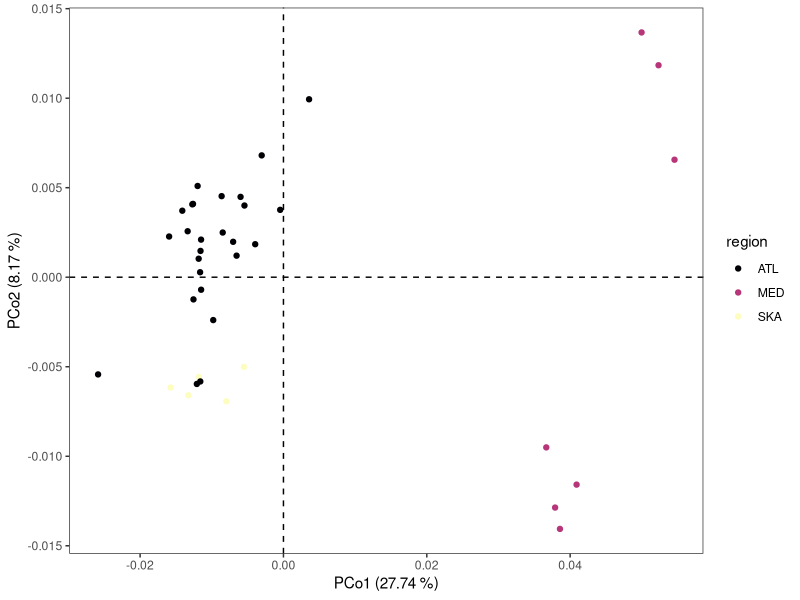
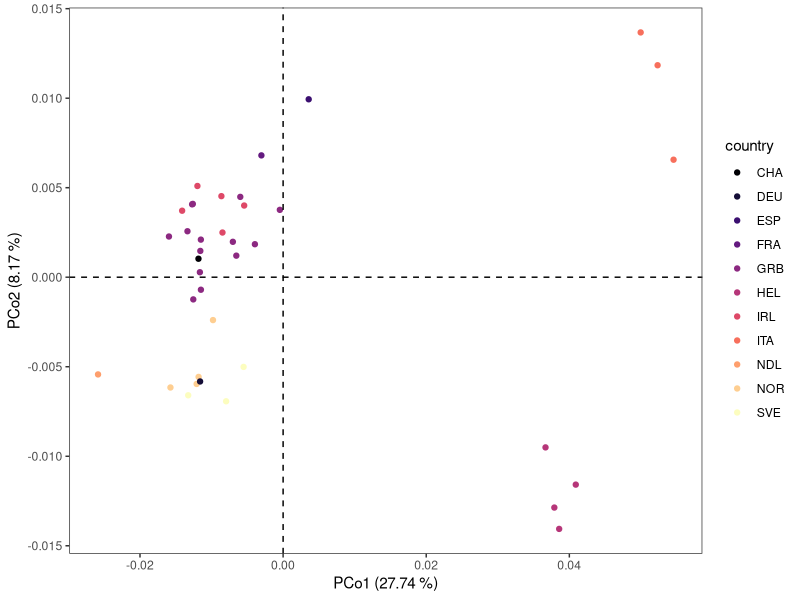

Source code (R) for these figures, in order: (Note: this script raises an error after producing the figures.)
library(tidyverse)

PCoA <- function(Fst){
	A <- -0.5 * Fst * Fst

	identity <- diag(ncol(A))
	ones <- rep(1,ncol(A))
	side <- identity - ones %*% t(ones) / ncol(A)

	Delta <- side %*% A %*% side

	Evalues <- eigen(Delta)$values
	print(Evalues)

	c <- abs(Evalues[length(Evalues)])
	print(c)
	c.mat <- matrix(rep(c,ncol(A)*ncol(A)),ncol=ncol(A))
	c.mat <- c.mat - c*diag(ncol(A))

	Fst.corr <- sqrt(Fst * Fst + 2*c.mat)
	A <- -0.5 * Fst.corr * Fst.corr
	Delta <- side %*% A %*% side

	Evalues <- eigen(Delta)$values
	Evectors <- eigen(Delta)$vectors
	names <- paste0("PCo",1:ncol(Evectors))
	colnames(Evectors) <- names
	rownames(Evectors) <- rownames(Fst)

  Evalues <- Evalues[which(Evalues > 1e-10)]
  Evectors <- Evectors[,which(Evalues > 1e-10)]

  for(i in 1:ncol(Evectors)){
    Evectors[,i] <- Evectors[,i]*Evalues[i]
  }

	return(list(values=Evalues,vectors=Evectors))
}

countryList <- function(populations){
  reference <- data.frame(
                  pop = c("Brd","Cro","Eye","Heb","Iom","Ios","Loo","Lyn","Ork","Pad","Pem","She","Sbs","Sul",
                          "Jer",
                          "Idr",
                          "Hel",
                          "Ale","Sky","The","Tor",
                          "Cor","Hoo","Kil","Mul","Ven",
                          "Laz","Tar","Sar",
                          "Oos",
                          "Ber","Flo","Sin","Tro",
                          "Vig",
                          "Gul","Kav","Lys"),
                  country = c(rep("GRB",14),"CHA","FRA","DEU",rep("HEL",4),rep("IRL",5),rep("ITA",3),"NDL",rep("NOR",4),"ESP",rep("SVE",3))
                )
  for(i in 1:nrow(reference)){
    populations[populations == reference$pop[i]] <- reference$country[i]
  }

  return(populations)
}

regionList <- function(populations){
  reference <- data.frame(
                  pop = c("Brd","Cro","Eye","Heb","Iom","Ios","Loo","Lyn","Ork","Pad","Pem","She","Sbs","Sul",
                          "Jer",
                          "Idr",
                          "Hel",
                          "Ale","Sky","The","Tor",
                          "Cor","Hoo","Kil","Mul","Ven",
                          "Laz","Tar","Sar",
                          "Oos",
                          "Ber","Tro",
                          "Flo","Sin",
                          "Vig",
                          "Gul","Kav","Lys"),
                  region = c(rep("ATL",17),rep("MED",4),rep("ATL",5),rep("MED",3),rep("ATL",3),rep("SKA",2),"ATL",rep("SKA",3))
                )
  for(i in 1:nrow(reference)){
    populations[populations == reference$pop[i]] <- reference$region[i]
  }

  return(populations)
}

makePlotDF <- function(Evalues,Evectors,names){
  df.plot <- Evectors[,1:2] %>% as.data.frame()
  rownames(df.plot) <- names
  df.plot$country <- rownames(df.plot)
  df.plot$country <- countryList(df.plot$country)
  df.plot$region <- rownames(df.plot)
  df.plot$region <- regionList(df.plot$region)

  print(df.plot)
  return(df.plot)
  
}

plotPCoA <- function(df.plot, Evalues, fileName, option){
  lambda <- round(Evalues[1:2] / sum(Evalues) *100, 2)

  p <- df.plot %>%
  ggplot() + geom_point(aes(x=PCo1,y=PCo2,col=df.plot[,option]),size=1.5) +
             theme_bw() + scale_color_viridis_d(option='magma') +
             xlab(paste0("PCo1 (",lambda[1]," %)")) + ylab(paste0("PCo2 (",lambda[2]," %)")) +
             theme(panel.grid.major = element_blank(),panel.grid.minor = element_blank()) +
             geom_hline(yintercept=0,linetype="dashed") + geom_vline(xintercept=0,linetype="dashed") +
             guides(col=guide_legend(title=colnames(df.plot)[option]))

  p %>% ggsave(fileName,.,device='png',width=15,height=10,units='cm')
}

Fst.mat <- read.csv("Output/distancesFst_tot.csv",header=T,row.names=1) %>%
           as.matrix()

result.tot <- PCoA(Fst.mat)
Evalues.tot <- result.tot$values
Evectors.tot <- result.tot$vectors

df.plot.tot <- makePlotDF(Evalues.tot,Evectors.tot,rownames(Fst.mat))

plotPCoA(df.plot.tot,Evalues.tot,"PCoA.tot.region.png",4)
plotPCoA(df.plot.tot,Evalues.tot,"PCoA.tot.country.png",3)
write.csv(Evectors.tot,"Output/PCo/PCo.tot.csv")

Fst.mat.atl <- Fst.mat[-c(32:38),-c(32:38)]

result.atl <- PCoA(Fst.mat.atl)
Evalues.atl <- result.atl$values
Evectors.atl <- result.atl$vectors

df.plot.atl <- makePlotDF(Evalues.atl,Evectors.atl,rownames(Fst.mat.atl))

plotPCoA(df.plot.atl,Evalues.atl,"PCoA.atl.region.png",4)
plotPCoA(df.plot.atl,Evalues.atl,"PCoA.atl.country.png",3)
write.csv(Evectors.atl,"Output/PCo/PCo.atl.csv")

Fst.neut <- read.csv("Output/distancesFst_neut.csv",header=T,row.names=1) %>%
           as.matrix()

result.neut.tot <- PCoA(Fst.neut)
Evalues.neut.tot <- result.neut.tot$values
Evectors.neut.tot <- result.neut.tot$vectors

df.plot.neut.tot <- makePlotDF(Evalues.neut.tot,Evectors.neut.tot,rownames(Fst.neut))

plotPCoA(df.plot.neut.tot,Evalues.neut.tot,"PCoA.neut.tot.region.png",4)
plotPCoA(df.plot.neut.tot,Evalues.neut.tot,"PCoA.neut.tot.country.png",3)
write.csv(Evectors.neut.tot,"Output/PCo/PCo.neut.tot.csv")

Fst.neut <- as.data.frame(Fst.neut)
Fst.neut.atl <- Fst.neut[!(row.names(Fst.neut) %in% c("Laz","Tar","Sar","Ale","The","Tor","Sky")),]
Fst.neut.atl <- as.matrix(Fst.neut.atl %>% dplyr::select(-Laz,-Tar,-Sar,-Ale,-The,-Tor,-Sky))

result.neut.atl <- PCoA(Fst.neut.atl)
Evalues.neut.atl <- result.neut.atl$values
Evectors.neut.atl <- result.neut.atl$vectors

df.plot.neut.atl <- makePlotDF(Evalues.neut.atl,Evectors.neut.atl,rownames(Fst.neut.atl))

plotPCoA(df.plot.neut.atl,Evalues.neut.atl,"PCoA.neut.atl.region.png",4)
plotPCoA(df.plot.neut.atl,Evalues.neut.atl,"PCoA.neut.atl.country.png",3)
write.csv(Evectors.neut.atl,"Output/PCo/PCo.neut.atl.csv")

Fst.sel <- read.csv("Output/distancesFst_sel.csv",header=T,row.names=1) %>%
           as.matrix()

result.sel.tot <- PCoA(Fst.sel)
Evalues.sel.tot <- result.sel.tot$values
Evectors.sel.tot <- result.sel.tot$vectors

df.plot.sel.tot <- makePlotDF(Evalues.sel.tot,Evectors.sel.tot,rownames(Fst.sel))

plotPCoA(df.plot.sel.tot,Evalues.sel.tot,"PCoA.sel.tot.region.png",4)
plotPCoA(df.plot.sel.tot,Evalues.sel.tot,"PCoA.sel.tot.country.png",3)
write.csv(Evectors.sel.tot,"Output/PCo/PCo.sel.tot.csv")

Fst.sel <- as.data.frame(Fst.sel)
Fst.sel.atl <- Fst.sel[!(row.names(Fst.sel) %in% c("Laz","Tar","Sar","Ale","The","Tor","Sky")),]
Fst.sel.atl <- as.matrix(Fst.sel.atl %>% dplyr::select(-Laz,-Tar,-Sar,-Ale,-The,-Tor,-Sky))

result.sel.atl <- PCoA(Fst.sel.atl)
Evalues.sel.atl <- result.sel.atl$values
Evectors.sel.atl <- result.sel.atl$vectors

df.plot.sel.atl <- makePlotDF(Evalues.sel.atl,Evectors.sel.atl,rownames(Fst.sel.atl))

plotPCoA(df.plot.sel.atl,Evalues.sel.atl,"PCoA.sel.atl.region.png",4)
plotPCoA(df.plot.sel.atl,Evalues.sel.atl,"PCoA.sel.atl.country.png",3)
write.csv(Evectors.sel.atl,"Output/PCo/PCo.sel.atl.csv")